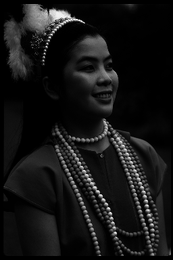
%> input picture Lab10a/dark.tif, 173 x 260 px, shrunk from 256 x 384 before the run, given in place of noise1.tif, which was not available
$ octave Step5_2.m   (GNU Octave 9; MATLAB toolbox functions it lacks are replaced by stand-ins)
%> lines starting %> are read from the running program, lines starting %| are printed output that depends on the picture; pictures that were not available may be replaced by others from this repository, and a replacement may not be noted
### Lab10a/gaussFilter.m
function h = gaussFilter(N, var)
%> called with N = 7, var = 1
    r = -(N-1)/2:1:(N-1)/2;
    c = -(N-1)/2:1:(N-1)/2;
    for i = 1:N
        for j = 1:N
            h(i, j) = exp(-(r(i)^2 + c(j)^2) / (2 * var));
        end
    end
    C = sum(sum(h));
    h = h./C;
end

### Lab10a/medianFilter.m
function Y = medianFilter(X)

[r, c] = size(X);
for i = 1:r
    for j = 1:c
       if i == 1 | j == 1 | i == r | j == c
           Y(i, j) = X(i, j);
       else
           Y(i, j) = median([X(i-1, j-1), X(i-1, j), X(i-1, j+1), X(i, j-1), X(i, j+1), X(i+1, j-1), X(i+1, j), X(i+1, j+1)]);
       end
    end
end

### Lab10a/Step5_2.m
h = gaussFilter(7, 1);
H = fftshift(fft2(h, 32, 32));
[X, Y] = meshgrid([-pi:2 * pi/31:pi]);
mesh(X, Y, abs(H));
xlabel("\omega_1")
ylabel("\omega_2")
title("Magnitude of the Frequency Response of the Gaussian Filter")
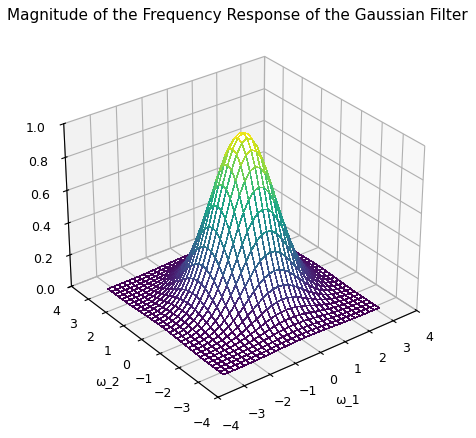
%> figure redrawn from the program's plot data


noisy1 = imread('noise1.tif');
%> noisy1 is the input picture: size 260x173 uint8; min 0, max 255, mean 21.3
noisy2 = imread('noise2.tif');
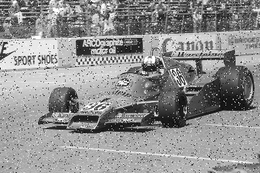
%> input picture Lab10a/noise2.tif, 260 x 173 px, shrunk from 384 x 256 before the run
%> noisy2 is the input picture: size 173x260 uint8; min 0, max 255, mean 143.7
noise1 = double(noisy1);
noise2 = double(noisy2);

filteredNoise1 = medianFilter(noise1);
%> after the loop in medianFilter, `for i = 1:r`:
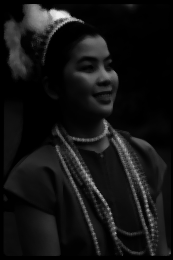
%> Y: size 260x173 double; min 0, max 238.5, mean 20.1
filteredNoise2 = medianFilter(noise2);
%> after the loop in medianFilter (call 2), `for i = 1:r`:
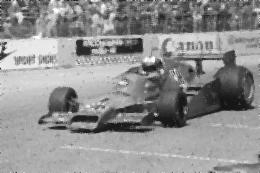
%> Y: size 173x260 double; min 17, max 255, mean 144.3
h = gaussFilter(7, 1);
Y1 = filter2(h, noise1);
Y2 = filter2(h, noise2);
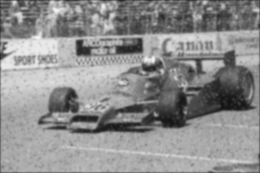
%> Y2: size 173x260 double; min 21.2, max 247.5, mean 142.7
figure
image(Y1)
colormap(gray(256));
axis('image');
title('''noise1.tif'' Gaussian Filtered Image');
figure
image(Y2);
colormap(gray(256));
axis('image');
title('''noise2.tif'' Guassian Filtered Image');
figure
image(filteredNoise1);
colormap(gray(256));
axis('image');
title('''noise1.tif'' Median Filtered Image')
figure
image(filteredNoise2);
colormap(gray(256));
axis('image');
title('''noise2.tif'' Median Filtered Image');

figure
image(noise1)
colormap(gray(256));
axis('image');
title('noise1.tif')

figure
image(noise2)
colormap(gray(256));
axis('image');
title('noise2.tif')
